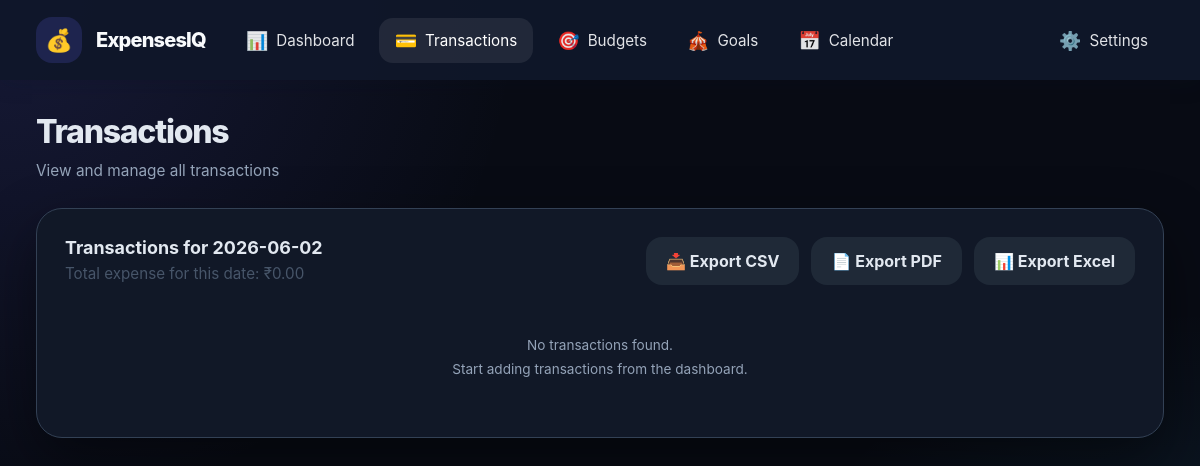
The page /transactions?date=2026-06-02 (signed in) on the database as committed earlier.
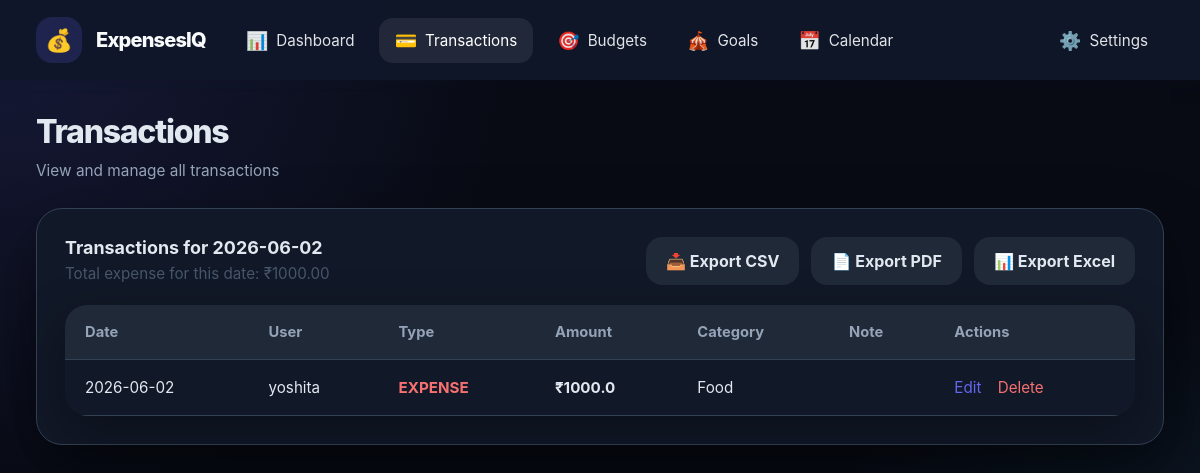
The same page on the database as committed later.
### tables this page shows
CREATE TABLE transactions(

            id INTEGER PRIMARY KEY AUTOINCREMENT,

            group_name TEXT,

            user TEXT,

            amount REAL,

            category TEXT,

            type TEXT,

            note TEXT,

            date TEXT
        );

### app.py (the view)
@app.route('/transactions')
def transactions_page():
    if 'user' not in session:
        return redirect(url_for('login'))
    group_name = session['group_name']
    requested_date = request.args.get('date', '').strip()
    conn = get_db()
    cur = conn.cursor()
    if requested_date:
        cur.execute(
            'SELECT * FROM transactions WHERE group_name=? AND date=? ORDER BY id DESC',
            (group_name, requested_date),
        )
        rows = [dict(r) for r in cur.fetchall()]
        total_for_date = sum(r.get('amount', 0.0) for r in rows if r.get('type') == 'expense')
    else:
        cur.execute('SELECT * FROM transactions WHERE group_name=? ORDER BY id DESC', (group_name,))
        rows = [dict(r) for r in cur.fetchall()]
        total_for_date = None
    conn.close()
    return render_template(
        'transactions.html',
        transactions=rows,
        user=session.get('user'),
        date_filter=requested_date,
        total_for_date=total_for_date,
    )

### app.py (called while the page is built)
@app.after_request
def add_cors(response: Response) -> Response:
    response.headers["Access-Control-Allow-Origin"] = "*"
    response.headers["Access-Control-Allow-Headers"] = (
        "Content-Type,Authorization"
    )
    response.headers["Access-Control-Allow-Methods"] = (
        "GET,POST,OPTIONS"
    )
    return response

def get_db():
    db_path = Path(__file__).resolve().parent / "data.db"
    conn = sqlite3.connect(str(db_path), timeout=10, check_same_thread=False)
    conn.row_factory = sqlite3.Row
    return conn

### templates/transactions.html (shortened to what this page needs)
<!DOCTYPE html>
<html>
<head>
  <link rel="stylesheet" href="/static/style.css">
</head>
<body class="dashboard-page">
  <aside class="sidebar">
    <div class="sidebar-logo">
      <div class="logo-icon">💰</div>
      <span class="logo-text">ExpensesIQ</span>
    </div>
    <nav class="sidebar-nav">
      <a href="{{ url_for('dashboard') }}" class="nav-item">
        <span class="nav-icon">📊</span>
        <span class="nav-text">Dashboard</span>
      </a>
      <a href="{{ url_for('transactions_page') }}" class="nav-item active">
        <span class="nav-icon">💳</span>
        <span class="nav-text">Transactions</span>
      </a>
      <a href="{{ url_for('budgets') }}" class="nav-item">
        <span class="nav-icon">🎯</span>
        <span class="nav-text">Budgets</span>
      </a>
      <a href="{{ url_for('goals_page') }}" class="nav-item">
        <span class="nav-icon">🎪</span>
        <span class="nav-text">Goals</span>
      </a>
      <a href="{{ url_for('calendar_page') }}" class="nav-item">
        <span class="nav-icon">📅</span>
        <span class="nav-text">Calendar</span>
      </a>
    </nav>
    <div class="sidebar-footer">
      <div class="dropdown-menu" id="settingsMenu">
        <button class="dropdown-toggle">
          <span class="nav-icon">⚙️</span>
          <span class="nav-text">Settings</span>
        </button>
      </div>
    </div>
  </aside>
  <main class="dashboard-main">
    <header class="dashboard-header">
      <div class="header-left">
        <h1>Transactions</h1>
        <span class="header-subtitle">View and manage all transactions</span>
      </div>
    </header>
    <section class="dashboard-content">
      <div class="dashboard-card">
        <div class="card-header">
          <div>
            <h2>{% if date_filter %}Transactions for {{ date_filter }}{% else %}All Transactions{% endif %}</h2>
            {% if total_for_date is not none %}
              <div class="section-note">Total expense for this date: ₹{{ '%.2f'|format(total_for_date) }}</div>
            {% endif %}
          </div>
          <div class="export-buttons">
            <a href="{{ url_for('export_csv') }}" class="btn-export">📥 Export CSV</a>
            <a href="{{ url_for('export_pdf') }}" class="btn-export">📄 Export PDF</a>
            <a href="{{ url_for('export_xlsx') }}" class="btn-export">📊 Export Excel</a>
          </div>
        </div>
        <div class="content-body">
          {% if transactions %}
          <table class="transaction-table">
            <thead>
              <tr>
                <th>Date</th>
                <th>User</th>
                <th>Type</th>
                <th>Amount</th>
                <th>Category</th>
                <th>Note</th>
                <th>Actions</th>
              </tr>
            </thead>
            <tbody>
              {% for trx in transactions %}
              <tr>
                <td>{{ trx.date }}</td>
                <td>{{ trx.user }}</td>
                <td>
                  <span class="transaction-status {% if trx.type == 'expense' %}expense{% else %}income{% endif %}">
                    {{ trx.type | upper }}
                  </span>
                </td>
                <td class="transaction-amount-strong">₹{{ trx.amount }}</td>
                <td>{{ trx.category }}</td>
                <td class="transaction-note">{{ trx.note }}</td>
                <td>
                  <a href="/edit/{{ trx.id }}" class="transaction-action-link">Edit</a>
                  <a href="/delete/{{ trx.id }}" class="transaction-action-link delete" onclick="return confirm('Are you sure?');">Delete</a>
                </td>
              </tr>
              {% endfor %}
            </tbody>
          </table>
          {% else %}
          <div class="empty-note" style="padding: 32px; text-align: center;">
            <p>No transactions found.</p>
            <p style="margin-top: 8px;">Start adding transactions from the dashboard.</p>
          </div>
          {% endif %}
        </div>
      </div>
    </section>
  </main>
</body>
</html>

Rows that differ between the two databases and show on the page:
added transactions: date "2026-06-02", user "yoshita", type "EXPENSE", amount "1000.0", category "Food"
Other text that changed with them:
{{ '%.2f'|format(total_for_date) }}: "0.00" → "1000.00"
text no longer shown: "No transactions found. Start adding transactions from the dashboard."
text now shown: "Date User Type Amount Category Note Actions"
